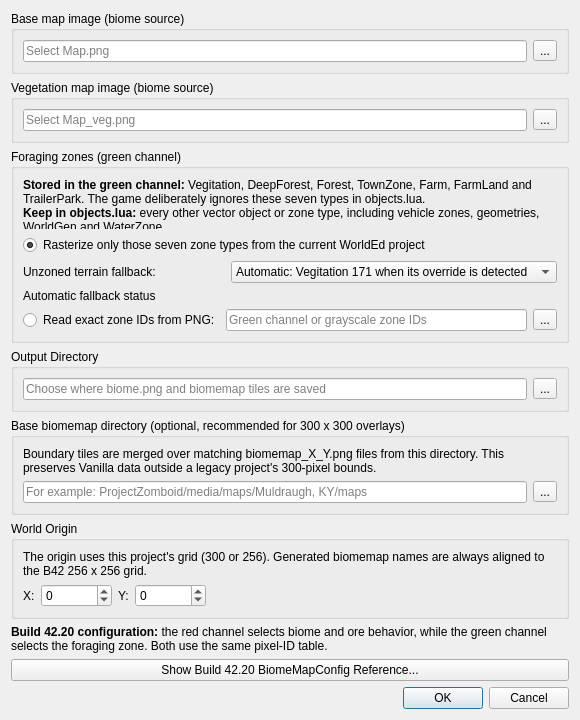
<?xml version="1.0" encoding="UTF-8"?>
<ui version="4.0">
 <class>BiomeMapGeneratorDialog</class>
 <widget class="QDialog" name="BiomeMapGeneratorDialog">
  <property name="geometry">
   <rect>
    <x>0</x>
    <y>0</y>
    <width>580</width>
    <height>720</height>
   </rect>
  </property>
  <property name="minimumSize">
   <size>
    <width>520</width>
    <height>300</height>
   </size>
  </property>
  <property name="windowTitle">
   <string>Generate Biome Map</string>
  </property>
  <layout class="QVBoxLayout" name="verticalLayout">
   <item>
    <widget class="QGroupBox" name="mainImageGroup">
     <property name="title">
      <string>Base map image (biome source)</string>
     </property>
     <layout class="QHBoxLayout" name="mainImageLayout">
      <item>
       <widget class="QLineEdit" name="mainImagePath">
        <property name="placeholderText">
         <string>Select Map.png</string>
        </property>
       </widget>
      </item>
      <item>
       <widget class="QToolButton" name="browseMainImage">
        <property name="text">
         <string>...</string>
        </property>
       </widget>
      </item>
     </layout>
    </widget>
   </item>
   <item>
    <widget class="QGroupBox" name="vegetationImageGroup">
     <property name="title">
      <string>Vegetation map image (biome source)</string>
     </property>
     <layout class="QHBoxLayout" name="vegetationImageLayout">
      <item>
       <widget class="QLineEdit" name="vegetationImagePath">
        <property name="placeholderText">
         <string>Select Map_veg.png</string>
        </property>
       </widget>
      </item>
      <item>
       <widget class="QToolButton" name="browseVegetationImage">
        <property name="text">
         <string>...</string>
        </property>
       </widget>
      </item>
     </layout>
    </widget>
   </item>
   <item>
    <widget class="QGroupBox" name="zoneSourceGroup">
     <property name="title"><string>Foraging zones (green channel)</string></property>
     <layout class="QVBoxLayout" name="zoneSourceLayout">
      <item><widget class="QLabel" name="zoneStorageDescription">
       <property name="text">
        <string>&lt;b&gt;Stored in the green channel:&lt;/b&gt; Vegitation, DeepForest, Forest, TownZone, Farm, FarmLand and TrailerPark. The game deliberately ignores these seven types in objects.lua.&lt;br/&gt;&lt;b&gt;Keep in objects.lua:&lt;/b&gt; every other vector object or zone type, including vehicle zones, geometries, WorldGen and WaterZone.</string>
       </property>
       <property name="wordWrap"><bool>true</bool></property>
      </widget></item>
      <item><widget class="QRadioButton" name="zonesFromWorld">
       <property name="text"><string>Rasterize only those seven zone types from the current WorldEd project</string></property>
       <property name="checked"><bool>true</bool></property>
      </widget></item>
      <item><layout class="QHBoxLayout" name="unzonedFallbackLayout">
       <item><widget class="QLabel" name="unzonedFallbackLabel">
        <property name="text"><string>Unzoned terrain fallback:</string></property>
       </widget></item>
       <item><widget class="QComboBox" name="unzonedFallback">
        <item><property name="text"><string>Automatic: Vegitation 171 when its override is detected</string></property></item>
        <item><property name="text"><string>ForagingNav 64: Vanilla-safe neutral navigation</string></property></item>
        <item><property name="text"><string>Vegitation 171: WorldGenOverride.lua required</string></property></item>
       </widget></item>
      </layout></item>
      <item><widget class="QLabel" name="unzonedFallbackStatus">
       <property name="wordWrap"><bool>true</bool></property>
       <property name="text"><string>Automatic fallback status</string></property>
      </widget></item>
      <item><layout class="QHBoxLayout" name="zonePngLayout">
       <item><widget class="QRadioButton" name="zonesFromPng">
        <property name="text"><string>Read exact zone IDs from PNG:</string></property>
       </widget></item>
       <item><widget class="QLineEdit" name="zoneImagePath">
        <property name="placeholderText"><string>Green channel or grayscale zone IDs</string></property>
       </widget></item>
       <item><widget class="QToolButton" name="browseZoneImage"><property name="text"><string>...</string></property></widget></item>
      </layout></item>
     </layout>
    </widget>
   </item>
   <item>
    <widget class="QGroupBox" name="outputGroup">
     <property name="title">
      <string>Output Directory</string>
     </property>
     <layout class="QHBoxLayout" name="outputLayout">
      <item>
       <widget class="QLineEdit" name="outputDirectory">
        <property name="placeholderText">
         <string>Choose where biome.png and biomemap tiles are saved</string>
        </property>
       </widget>
      </item>
      <item>
       <widget class="QToolButton" name="browseOutputDirectory">
        <property name="text">
         <string>...</string>
        </property>
       </widget>
      </item>
     </layout>
   </widget>
  </item>
   <item>
    <widget class="QGroupBox" name="fallbackGroup">
     <property name="title">
      <string>Base biomemap directory (optional, recommended for 300 x 300 overlays)</string>
     </property>
     <layout class="QVBoxLayout" name="fallbackLayout">
      <item>
       <widget class="QLabel" name="fallbackDescription">
        <property name="text">
         <string>Boundary tiles are merged over matching biomemap_X_Y.png files from this directory. This preserves Vanilla data outside a legacy project's 300-pixel bounds.</string>
        </property>
        <property name="wordWrap">
         <bool>true</bool>
        </property>
       </widget>
      </item>
      <item>
       <layout class="QHBoxLayout" name="fallbackPathLayout">
        <item>
         <widget class="QLineEdit" name="fallbackDirectory">
          <property name="placeholderText">
           <string>For example: ProjectZomboid/media/maps/Muldraugh, KY/maps</string>
          </property>
         </widget>
        </item>
        <item>
         <widget class="QToolButton" name="browseFallbackDirectory">
          <property name="text">
           <string>...</string>
          </property>
         </widget>
        </item>
       </layout>
      </item>
     </layout>
    </widget>
   </item>
   <item>
    <widget class="QGroupBox" name="worldOriginGroup">
     <property name="title">
      <string>World Origin</string>
     </property>
     <layout class="QVBoxLayout" name="worldOriginLayout">
      <item>
       <widget class="QLabel" name="worldOriginDescription">
        <property name="text">
         <string>The origin uses this project's grid (300 or 256). Generated biomemap names are always aligned to the B42 256 x 256 grid.</string>
        </property>
        <property name="wordWrap">
         <bool>true</bool>
        </property>
       </widget>
      </item>
      <item>
       <layout class="QHBoxLayout" name="coordinatesLayout">
        <item>
         <widget class="QLabel" name="xOriginLabel">
          <property name="text">
           <string>X:</string>
          </property>
         </widget>
        </item>
        <item>
         <widget class="QSpinBox" name="xOrigin">
          <property name="minimum">
           <number>-100000</number>
          </property>
          <property name="maximum">
           <number>100000</number>
          </property>
         </widget>
        </item>
        <item>
         <widget class="QLabel" name="yOriginLabel">
          <property name="text">
           <string>Y:</string>
          </property>
         </widget>
        </item>
        <item>
         <widget class="QSpinBox" name="yOrigin">
          <property name="minimum">
           <number>-100000</number>
          </property>
          <property name="maximum">
           <number>100000</number>
          </property>
         </widget>
        </item>
        <item>
         <spacer name="coordinatesSpacer">
          <property name="orientation">
           <enum>Qt::Horizontal</enum>
          </property>
          <property name="sizeHint" stdset="0">
           <size>
            <width>40</width>
            <height>20</height>
           </size>
          </property>
         </spacer>
        </item>
       </layout>
      </item>
     </layout>
    </widget>
  </item>
   <item>
    <widget class="QLabel" name="configurationDescription">
     <property name="text">
      <string>&lt;b&gt;Build 42.20 configuration:&lt;/b&gt; the red channel selects biome and ore behavior, while the green channel selects the foraging zone. Both use the same pixel-ID table.</string>
     </property>
     <property name="wordWrap">
      <bool>true</bool>
     </property>
    </widget>
   </item>
   <item>
    <widget class="QPushButton" name="configurationReferenceButton">
     <property name="text">
      <string>Show Build 42.20 BiomeMapConfig Reference...</string>
     </property>
    </widget>
   </item>
   <item>
    <widget class="QDialogButtonBox" name="buttonBox">
     <property name="orientation">
      <enum>Qt::Horizontal</enum>
     </property>
     <property name="standardButtons">
      <set>QDialogButtonBox::Cancel|QDialogButtonBox::Ok</set>
     </property>
    </widget>
   </item>
  </layout>
 </widget>
 <resources/>
 <connections/>
</ui>
